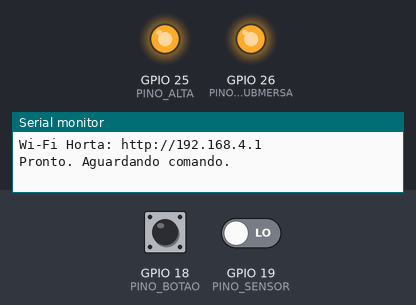
This sketch was run on a simulated ESP32. On the bench: output pins drawn as LEDs (lit = HIGH), the last lines printed to the serial monitor. Inputs (shaded band) come from the test bench; at power-on: GPIO 18 (PINO_BOTAO) HIGH, GPIO 19 (PINO_SENSOR) LOW.

Above: at 1.2 s.
1.3 s: GPIO 18 (PINO_BOTAO) pulled LOW for 0.15 s
At 2.0 s:
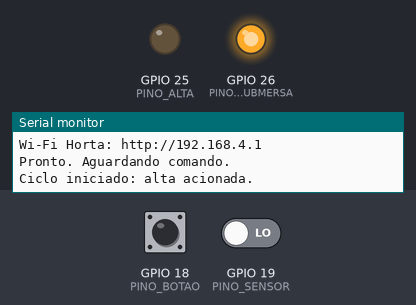
7.4 s: GPIO 18 (PINO_BOTAO) pulled LOW for 1 s
At 8.2 s:
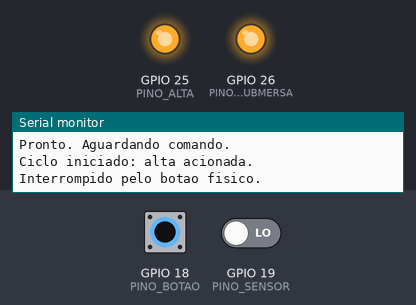
9.9 s: GPIO 18 (PINO_BOTAO) pulled LOW for 3.2 s
At 10.9 s:
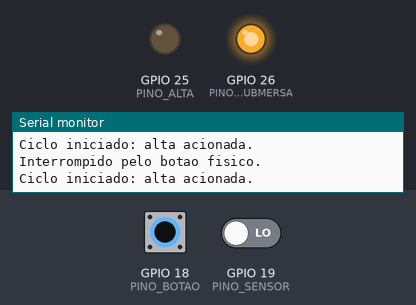
14.6 s: GPIO 19 (PINO_SENSOR) driven LOW
Timing chart, 0 to 18.5 s (numbered marks = the images above; inputs shaded):
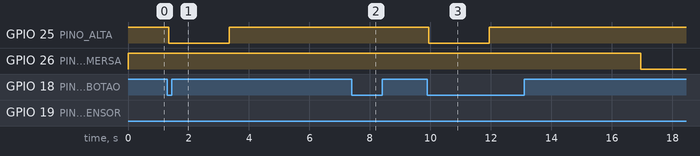

The sketch:

HortaPortal.ino
```cpp
/* ESP32 DevKit V1 / ESP32-WROOM-32.
 * Baseado no projeto IrrigacaoHorta fornecido. Consulte o manual antes de ligar.
 * Nomes comuns impressos: D18, D19, D25, D26 (algumas placas usam só o número).
 * Relés ativos em LOW, exigem interface compatível com lógica de 3,3 V.
 */
#include <Arduino.h>
#include <WiFi.h>
#include <WebServer.h>
#include <DNSServer.h>
#include "Portal.h"

const uint8_t PINO_BOTAO=18, PINO_SENSOR=19, PINO_ALTA=25, PINO_SUBMERSA=26;
const int RELE_LIGADO=LOW, RELE_DESLIGADO=HIGH, SENSOR_MOLHADO=LOW;
const uint32_t CONFIRMA_SENSOR=1000, DEBOUNCE=50;
const uint32_t ESPERA_ALTA=2000, ESPERA_SUBMERSA=5000;
const uint32_t MAX_ALTA=600000, MAX_SUBMERSA=600000;
const char* AP_SSID="Horta";
const char* AP_PASSWORD="Horta2026"; // Troque; mínimo de 8 caracteres.
IPAddress apIP(192,168,4,1), mask(255,255,255,0);
WebServer server(80);
DNSServer dns;
enum Estado {PARADO, IRRIGANDO, ESPERANDO_DESLIGAR_ALTA, ESPERANDO_SUBMERSA, RETORNANDO_AGUA};
Estado estado=PARADO;
uint32_t inicioEstado=0,inicioCiclo=0,inicioAlta=0,inicioSubmersa=0;
uint32_t tempoAlta=0,tempoSubmersa=0,tempoCiclo=0;
bool alta=false,submersa=false,sensorEstavel=false,ultimaLeitura=false;
uint32_t mudancaSensor=0,mudancaBotao=0;
int botaoAnterior=HIGH,botaoEstavel=HIGH;
const char* resultado="Nenhum ciclo iniciado.";

void acionarAlta(bool ligar){alta=ligar;digitalWrite(PINO_ALTA,ligar?RELE_LIGADO:RELE_DESLIGADO);}
void acionarSubmersa(bool ligar){submersa=ligar;digitalWrite(PINO_SUBMERSA,ligar?RELE_LIGADO:RELE_DESLIGADO);}
void mudar(Estado e){estado=e;inicioEstado=millis();}
void parar(const char* motivo){
 uint32_t agora=millis();
 if(alta)tempoAlta=agora-inicioAlta;
 if(submersa)tempoSubmersa=agora-inicioSubmersa;
 if(estado!=PARADO)tempoCiclo=agora-inicioCiclo;
 acionarAlta(false);acionarSubmersa(false);resultado=motivo;mudar(PARADO);Serial.println(motivo);
}
void iniciar(){
 if(estado!=PARADO)return; // Idempotente: novo comando não para nem reinicia.
 tempoAlta=tempoSubmersa=tempoCiclo=0;inicioCiclo=inicioAlta=millis();
 acionarSubmersa(false);acionarAlta(true);resultado="Ciclo em andamento.";mudar(IRRIGANDO);
 Serial.println("Ciclo iniciado: alta acionada.");
}
bool lerBotao(){
 int leitura=digitalRead(PINO_BOTAO);uint32_t agora=millis();bool evento=false;
 if(leitura!=botaoAnterior)mudancaBotao=agora;
 if(agora-mudancaBotao>=DEBOUNCE&&leitura!=botaoEstavel){botaoEstavel=leitura;evento=leitura==LOW;}
 botaoAnterior=leitura;return evento;
}
void atualizarCiclo(){
 uint32_t agora=millis();bool leitura=digitalRead(PINO_SENSOR)==SENSOR_MOLHADO;
 if(leitura!=ultimaLeitura){ultimaLeitura=leitura;mudancaSensor=agora;}
 if(agora-mudancaSensor>=CONFIRMA_SENSOR)sensorEstavel=leitura;
 if(lerBotao()){if(estado==PARADO)iniciar();else parar("Interrompido pelo botao fisico.");return;}
 if(alta&&agora-inicioAlta>=MAX_ALTA){parar("Limite de tempo da alta atingido.");return;}
 if(submersa&&agora-inicioSubmersa>=MAX_SUBMERSA){parar("Limite de tempo da submersa atingido.");return;}
 switch(estado){
 case PARADO:break;
 case IRRIGANDO:if(sensorEstavel)mudar(ESPERANDO_DESLIGAR_ALTA);break;
 case ESPERANDO_DESLIGAR_ALTA:
  if(agora-inicioEstado>=ESPERA_ALTA){tempoAlta=agora-inicioAlta;acionarAlta(false);mudar(ESPERANDO_SUBMERSA);}break;
 case ESPERANDO_SUBMERSA:
  if(agora-inicioEstado>=ESPERA_SUBMERSA){inicioSubmersa=agora;acionarSubmersa(true);mudar(RETORNANDO_AGUA);}break;
 case RETORNANDO_AGUA:if(!sensorEstavel)parar("Ciclo concluido.");break;
 }
}
String statusJSON(){
 uint32_t agora=millis();String s;s.reserve(300);
 s="{\"state\":";s+=String((int)estado);
 s+=",\"alta\":";s+=alta?"true":"false";
 s+=",\"sub\":";s+=submersa?"true":"false";
 s+=",\"wet\":";s+=sensorEstavel?"true":"false";
 s+=",\"elapsed\":";s+=String(estado!=PARADO?agora-inicioCiclo:tempoCiclo);
 s+=",\"highMs\":";s+=String(alta?agora-inicioAlta:tempoAlta);
 s+=",\"lowMs\":";s+=String(submersa?agora-inicioSubmersa:tempoSubmersa);
 s+=",\"result\":\"";s+=resultado;s+="\"}";return s;
}
void responderStatus(){server.sendHeader("Cache-Control","no-store");server.send(200,"application/json; charset=utf-8",statusJSON());}
void servirPagina(){server.sendHeader("Cache-Control","no-store");server.send_P(200,"text/html; charset=utf-8",PORTAL_HTML);}
bool comandoPermitido(){
 // Exige cabeçalho que formulários de outros sites não podem enviar.
 // Sem CORS: acesso ao controle é pela rede local e pelo próprio painel.
 if(server.header("X-Horta-Control")!="1"){server.send(403,"application/json","{\"error\":\"Use o painel local\"}");return false;}
 return true;
}
void setup(){
 Serial.begin(115200);
 // O hardware deve garantir relés desligados durante boot/reset.
 pinMode(PINO_ALTA,OUTPUT);pinMode(PINO_SUBMERSA,OUTPUT);acionarAlta(false);acionarSubmersa(false);
 pinMode(PINO_BOTAO,INPUT_PULLUP);pinMode(PINO_SENSOR,INPUT);
 botaoAnterior=botaoEstavel=digitalRead(PINO_BOTAO); // Não inicia por botão já segurado no boot.
 ultimaLeitura=digitalRead(PINO_SENSOR)==SENSOR_MOLHADO;mudancaSensor=millis();
 WiFi.mode(WIFI_AP);
 bool redeOK=WiFi.softAPConfig(apIP,apIP,mask)&&WiFi.softAP(AP_SSID,AP_PASSWORD);
 if(redeOK){
  dns.start(53,"*",apIP);
  const char* headers[]={"X-Horta-Control"};server.collectHeaders(headers,1);
  server.on("/",HTTP_GET,servirPagina);
  server.on("/api/status",HTTP_GET,responderStatus);
  server.on("/api/start",HTTP_POST,[]{if(comandoPermitido()){iniciar();responderStatus();}});
  server.on("/api/stop",HTTP_POST,[]{if(comandoPermitido()){if(estado!=PARADO)parar("Interrompido pelo painel.");responderStatus();}});
  server.onNotFound([]{
   if(server.uri().startsWith("/api/")){server.send(404,"application/json","{\"error\":\"Rota ou metodo invalido\"}");return;}
   server.sendHeader("Location","http://192.168.4.1/",true);server.send(302,"text/plain","");
  });
  server.begin();Serial.println("Wi-Fi Horta: http://192.168.4.1");
 }else Serial.println("Falha no Wi-Fi. Controle fisico continua disponivel.");
 Serial.println("Pronto. Aguardando comando.");
}
void loop(){
 atualizarCiclo();
 dns.processNextRequest();server.handleClient();
 atualizarCiclo(); // Reavalia sensor, botão e limites após atender a rede.
}
```

Source omitted: Portal.h (39674 bytes)

Measured:
- after the input at 1.3 s, GPIO 25 (PINO_ALTA): HIGH → LOW after 0.05 s, → HIGH 2.0 s later
- after the input at 7.4 s, GPIO 26 (PINO_SUBMERSA): stays HIGH (without the input it goes to LOW after 0.95 s)
- after the input at 9.9 s, GPIO 25 (PINO_ALTA): HIGH → LOW after 0.05 s, → HIGH 2.0 s later
